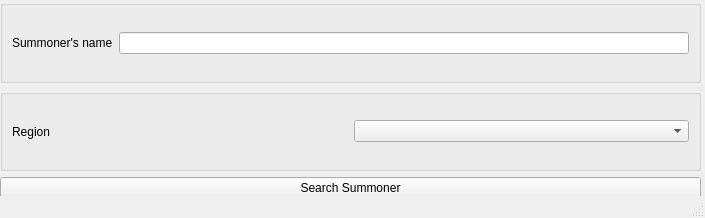
<?xml version="1.0" encoding="UTF-8"?>
<ui version="4.0">
 <class>MainWindow</class>
 <widget class="QMainWindow" name="MainWindow">
  <property name="geometry">
   <rect>
    <x>0</x>
    <y>0</y>
    <width>705</width>
    <height>218</height>
   </rect>
  </property>
  <property name="windowTitle">
   <string>MainWindow</string>
  </property>
  <widget class="QWidget" name="centralwidget">
   <widget class="QWidget" name="verticalLayoutWidget">
    <property name="geometry">
     <rect>
      <x>0</x>
      <y>0</y>
      <width>701</width>
      <height>199</height>
     </rect>
    </property>
    <layout class="QVBoxLayout" name="verticalLayout">
     <item>
      <widget class="QGroupBox" name="horizontalGroupBox">
       <layout class="QHBoxLayout" name="horizontalLayout">
        <item>
         <widget class="QLabel" name="summonerLabel">
          <property name="text">
           <string>Summoner's name</string>
          </property>
          <property name="buddy">
           <cstring>searchSummonerButton</cstring>
          </property>
         </widget>
        </item>
        <item>
         <widget class="QLineEdit" name="summonerEntry"/>
        </item>
       </layout>
      </widget>
     </item>
     <item>
      <widget class="QGroupBox" name="horizontalGroupBox_2">
       <layout class="QHBoxLayout" name="horizontalLayout_2">
        <item alignment="Qt::AlignLeft">
         <widget class="QLabel" name="regionLabel">
          <property name="text">
           <string>Region</string>
          </property>
         </widget>
        </item>
        <item>
         <widget class="QComboBox" name="regionList"/>
        </item>
       </layout>
      </widget>
     </item>
     <item>
      <widget class="QPushButton" name="searchSummonerButton">
       <property name="text">
        <string>Search Summoner</string>
       </property>
      </widget>
     </item>
    </layout>
   </widget>
  </widget>
  <widget class="QStatusBar" name="statusbar"/>
 </widget>
 <resources/>
 <connections/>
</ui>
